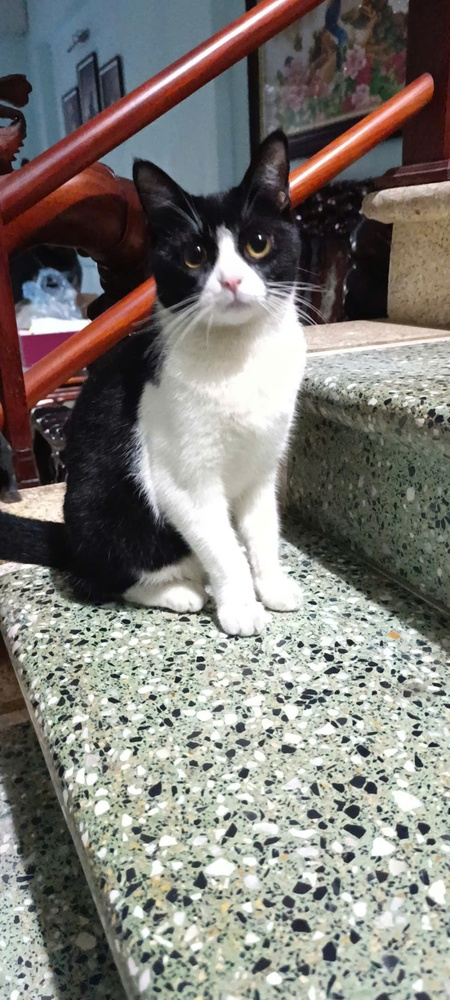
#> input picture computer_vision/gray_scale/thoi.jpg, 450 x 1000 px, shrunk from 979 x 2176 before the run, found by its file name
$ jupyter execute gray_scale.ipynb
#> lines starting #> are read from the running program, lines starting #| are printed output that depends on the picture; long printed decimals are rounded
# Step 1: Import libraries

[cell 1]
import numpy as np
import matplotlib.image as mpimg

[cell 2]
# Support function for visualization
import matplotlib.pyplot as plt

def show_image(img: np.ndarray, title: str = "") -> None:
    plt.imshow(img, cmap="gray")
    plt.title(title)
    plt.axis("off")
    plt.show()

# Step 2: Download and load the image

[cell 3]
img = mpimg.imread("C:/Project/Some_Ai_Stuff/computer_vision/gray_scale/thoi.jpg")
#> img is the input picture: shape (1000, 450, 3); mean R, G, B 127.1, 124.5, 119.4
print(img.shape)
#| (1000, 450, 3)

[cell 4]
show_image(img, "Original")

## Step 3: Implement grayscale conversion functions

## Method 1: Lightness -> (max(R, G, B) + min(R, G, B)) / 2

[cell 5]
def to_gray_lightness(img: np.ndarray) -> np.ndarray:
    # YOUR CODE HERE
    return (np.max(img, axis=2) + np.min(img, axis=2)) / 2
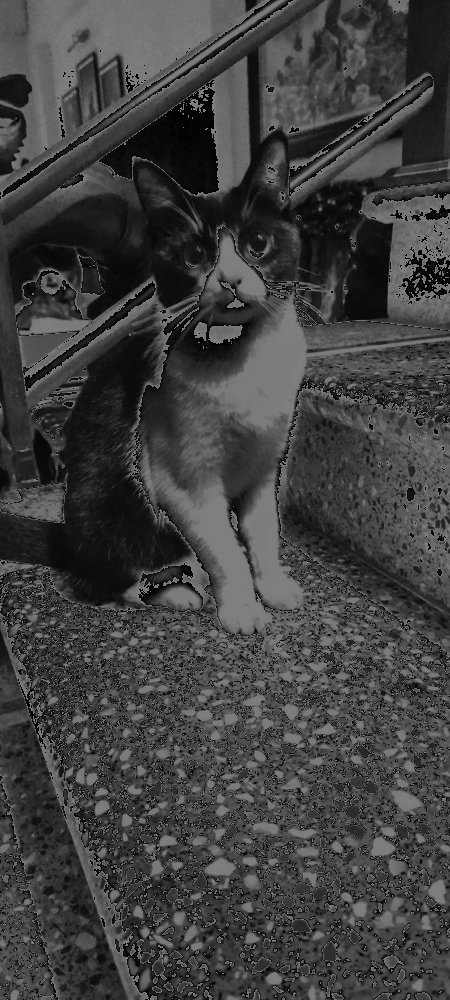
#> returned value: shape (1000, 450) float64; min 0, max 127.5, mean 64.4


gray_img_01 = to_gray_lightness(img)
print(gray_img_01[0, 0])
#| 86.5

[cell 6]
show_image(gray_img_01, "Lightness")

## Method 2: Average -> (R + G + B) / 3

[cell 7]
def to_gray_average(img: np.ndarray) -> np.ndarray:
    # YOUR CODE HERE
    return np.mean(img, axis=2)
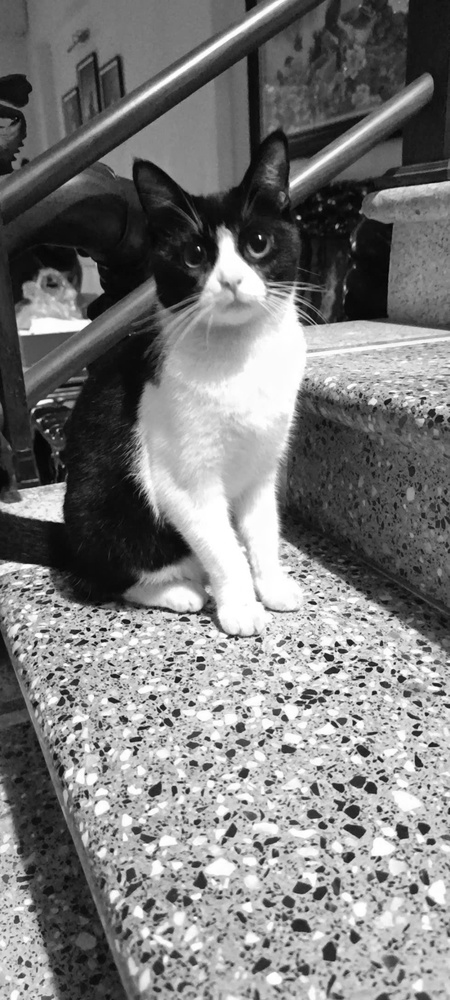
#> returned value: shape (1000, 450) float64; min 2, max 255, mean 123.6


gray_img_02 = to_gray_average(img)
print(gray_img_02[0, 0])
#| 86.667

[cell 8]
show_image(gray_img_02, "Average")

## Method 3: Luminosity -> 0.21 * R + 0.72 * G + 0.07 * B

[cell 9]
def to_gray_luminosity(img: np.ndarray) -> np.ndarray:
    # YOUR CODE HERE
    gray_scale = np.array([0.21, 0.72, 0.07])
    gray_img = np.dot(img, gray_scale)
    return gray_img.astype(np.uint8)

gray_img_03 = to_gray_luminosity(img)
print(gray_img_03[0, 0])
#| 84

[cell 10]
show_image(gray_img_03, "Luminosity")

## Method 4: Using a library built-in function

[cell 11]
import cv2

[cell 12]
def to_gray_cv2(img: np.ndarray) -> np.ndarray:
    # YOUR CODE HERE
    # Hint: cv2.cvtColor(img, cv2.COLOR_RGB2GRAY)
    return cv2.cvtColor(img, cv2.COLOR_RGB2GRAY)


gray_img_04 = to_gray_cv2(img)
print(gray_img_04[0, 0])
#| 84
